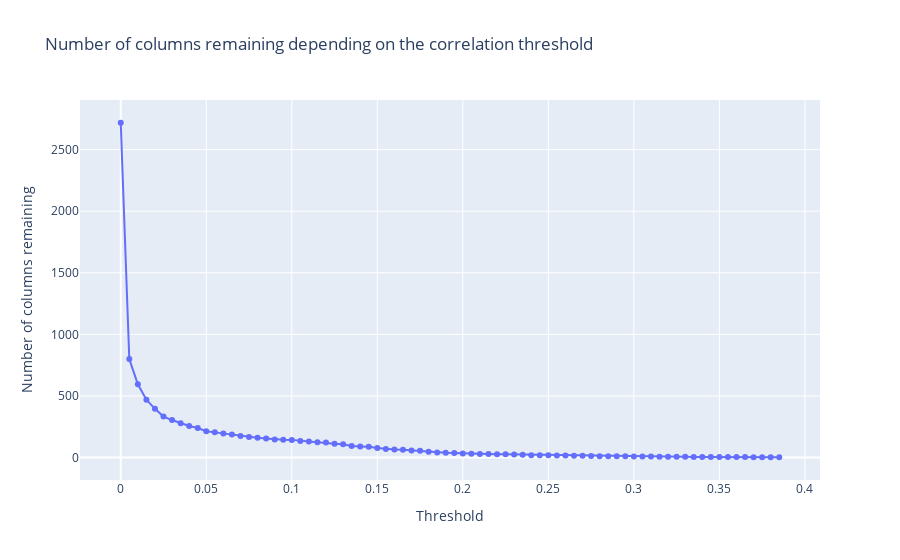

This figure's notebook cell:
### Markdown cell above
Some columns have a quite high correlation with the output. We can try to eliminate the variables with the lowest correlation.

### Code cell
import numpy as np
import plotly.graph_objects as go

fig = go.Figure()
thresholds = np.arange(0, correlation[0], 0.005)
nb_col_remaining = []

for threshold in thresholds:
    columns_to_drop = correlation[correlation < threshold].index
    nb_col_remaining.append(df_train.shape[1] - len(columns_to_drop))

fig.add_trace(go.Scatter(x=thresholds, y=nb_col_remaining, mode='lines+markers'))
fig.update_layout(title='Number of columns remaining depending on the correlation threshold',
                  xaxis_title='Threshold',
                  yaxis_title='Number of columns remaining')

### Figure 1 — Plotly figure (JSON) as saved in the notebook; plotly's stock layout.template omitted (floating-point values rounded to 4 significant figures)
{"data": [{"mode": "lines+markers", "type": "scatter", "x": [0, 0.005, 0.01, 0.015, 0.02, 0.025, 0.03, 0.035, 0.04, 0.045, 0.05, 0.055, 0.06, 0.065, 0.07, 0.075, 0.08, 0.085, 0.09, 0.095, 0.1, 0.105, 0.11, 0.115, 0.12, 0.125, 0.13, 0.135, 0.14, 0.145, 0.15, 0.155, 0.16, 0.165, 0.17, 0.175, 0.18, 0.185, 0.19, 0.195, 0.2, 0.205, 0.21, 0.215, 0.22, 0.225, 0.23, 0.235, 0.24, 0.245, 0.25, 0.255, 0.26, 0.265, 0.27, 0.275, 0.28, 0.285, 0.29, 0.295, 0.3, 0.305, 0.31, 0.315, 0.32, 0.325, 0.33, 0.335, 0.34, 0.345, 0.35, 0.355, 0.36, 0.365, 0.37, 0.375, 0.38, 0.385], "y": [2718, 799, 594, 469, 395, 332, 304, 278, 256, 239, 213, 204, 195, 186, 174, 167, 161, 154, 147, 144, 143, 133, 129, 124, 121, 112, 107, 94, 90, 87, 77, 70, 65, 63, 57, 54, 46, 40, 38, 36, 33, 31, 29, 28, 27, 26, 25, 22, 19, 19, 19, 16, 16, 15, 15, 12, 11, 10, 10, 10, 9, 9, 8, 7, 7, 6, 6, 5, 5, 5, 5, 5, 5, 4, 3, 2, 2, 2]}], "layout": {"title": {"text": "Number of columns remaining depending on the correlation threshold"}, "xaxis": {"title": {"text": "Threshold"}}, "yaxis": {"title": {"text": "Number of columns remaining"}}}}
